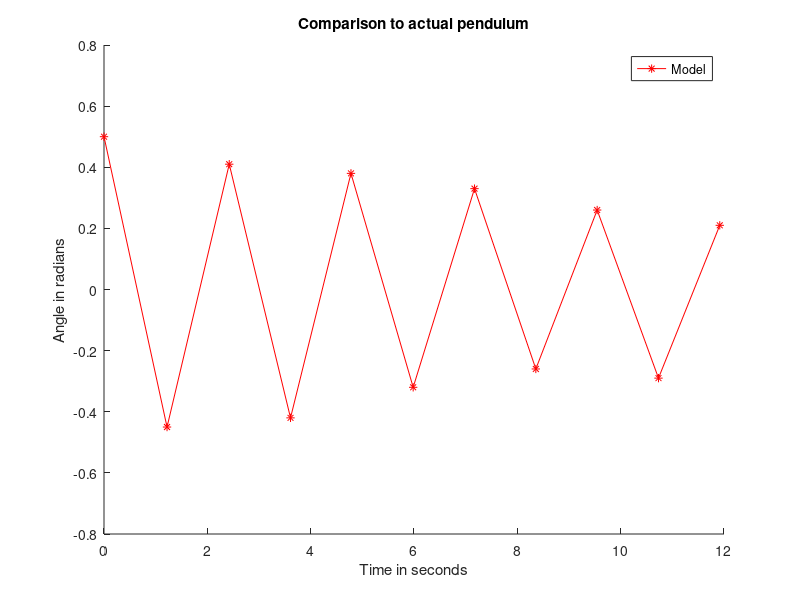

Reproduce this figure in MATLAB.

points = [0,1.22, 2.424, 3.61, 4.78, 5.984, 7.171, 8.358, 9.545, 10.732, 11.918];
yVals = [0.5,-0.45, 0.41,-0.42,0.38,-0.32,.33,-0.26,0.26,-0.29,.21];
yVal1 = [-0.6,-0.6,-0.6,-0.6,-0.6,-0.6,-0.6,-0.6,-0.6,-0.6,];
yVal2 = [0.6,0.6,0.6,0.6,0.6,0.6,0.6,0.6,0.6,0.6];
hold on;
%{
for i = 1:length(points)
   line([points(i) points(i)], [yVal1(i) yVal2(i)],'Color',[1,0,0]);
end
%}
plot(points,yVals,'r*-');
title('Comparison to actual pendulum');
xlabel('Time in seconds');
ylabel('Angle in radians');
legend('Model','Minimums and Maximums');
